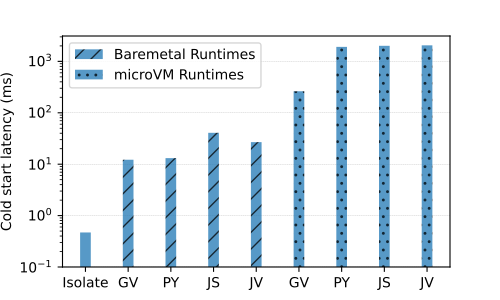

Write Python code to recreate this figure.
#!/usr/bin/python

import matplotlib
import matplotlib.pyplot as plt
import numpy as np

rutimes = ['Isolate', 'GV', 'PY', 'JS', 'JV', 'GV', 'PY', 'JS', 'JV']
x = np.arange(len(rutimes))

avg_baremetal_startup = [0.47, 12.2, 13.1, 40.8, 26.9, 262, 1918, 2009, 2050 ] 

width = .25
fig, ax1 = plt.subplots()
#ax1.bar(x, avg_baremetal_startup, width, color='black', hatch='x')
ax1.bar(x, avg_baremetal_startup, width, alpha=0.75)
ax1.set_xticks(x, rutimes)
ax1.set_ylabel('Cold start latency (ms)')
ax1.set_yscale('log')
ax1.set_ylim(ymin=.1)

# Baremetal runtimes
for i in range(1, 5):
#    ax1.get_children()[i].set_color("red")
    ax1.get_children()[i].set_hatch("//")

# MicroVM-ed runtimes
for i in range(5, 9):
#    ax1.get_children()[i].set_color("blue")
    ax1.get_children()[i].set_hatch("..")

legends = [
    matplotlib.patches.Patch(hatch="//", label="Baremetal Runtimes", alpha=0.75),
    matplotlib.patches.Patch(hatch="..", label="microVM Runtimes", alpha=0.75),
]

fig.set_figwidth(5)
fig.set_figheight(3)
ax1.legend(handles=legends, prop={"size": 10})
ax1.set_axisbelow(True)
plt.grid(axis = 'y', linestyle = '--', linewidth = 0.25)
plt.savefig("cold-start-latency.pdf")
plt.show()
